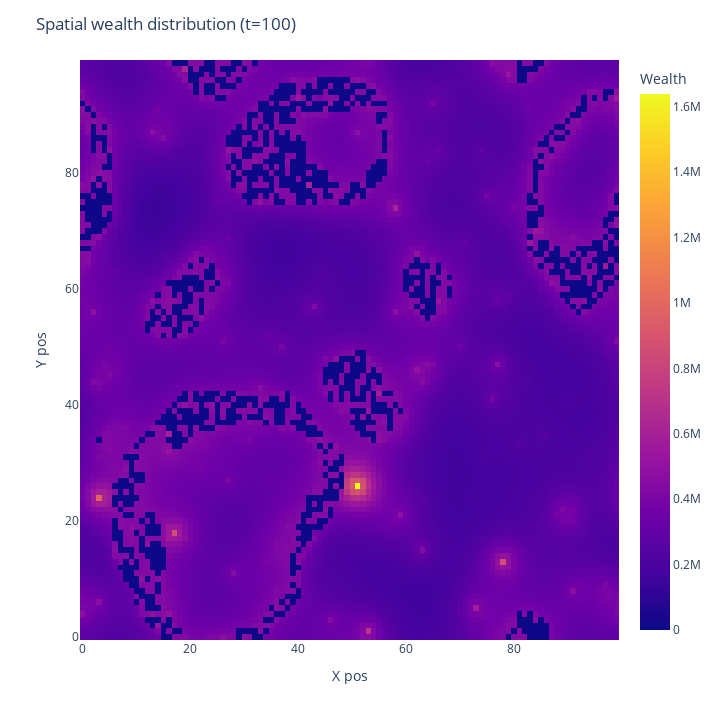

Source (notebook cell):
### Code cell
# Plot ending type/wealth distribution
plot2D_modelTypes(model)
plot2D_modelWealth(model)

### Figure 1 — Plotly figure (JSON) as saved in the notebook; plotly's stock layout.template omitted (floating-point values rounded to 4 significant figures; data arrays with more than 128 entries replaced by an {"elided": "..."} marker saying what was removed)
{"data": [{"coloraxis": "coloraxis", "histfunc": "sum", "hovertemplate": "x_pos=%{x}<br>y_pos=%{y}<br>sum of wealth=%{z}<extra></extra>", "name": "", "nbinsx": 100, "nbinsy": 100, "type": "histogram2d", "x": {"elided": "9003 int values"}, "xaxis": "x", "xbingroup": "x", "y": {"elided": "9003 int values"}, "yaxis": "y", "ybingroup": "y", "z": {"elided": "9003 float values"}}], "layout": {"coloraxis": {"colorbar": {"title": {"text": "Wealth"}}, "colorscale": [[0, "#0d0887"], [0.1111, "#46039f"], [0.2222, "#7201a8"], [0.3333, "#9c179e"], [0.4444, "#bd3786"], [0.5556, "#d8576b"], [0.6667, "#ed7953"], [0.7778, "#fb9f3a"], [0.8889, "#fdca26"], [1, "#f0f921"]]}, "height": 720, "legend": {"tracegroupgap": 0}, "margin": {"t": 60}, "title": {"text": "Spatial wealth distribution (t=100)"}, "width": 720, "xaxis": {"anchor": "y", "domain": [0, 1], "title": {"text": "X pos"}}, "yaxis": {"anchor": "x", "domain": [0, 1], "title": {"text": "Y pos"}}}}
